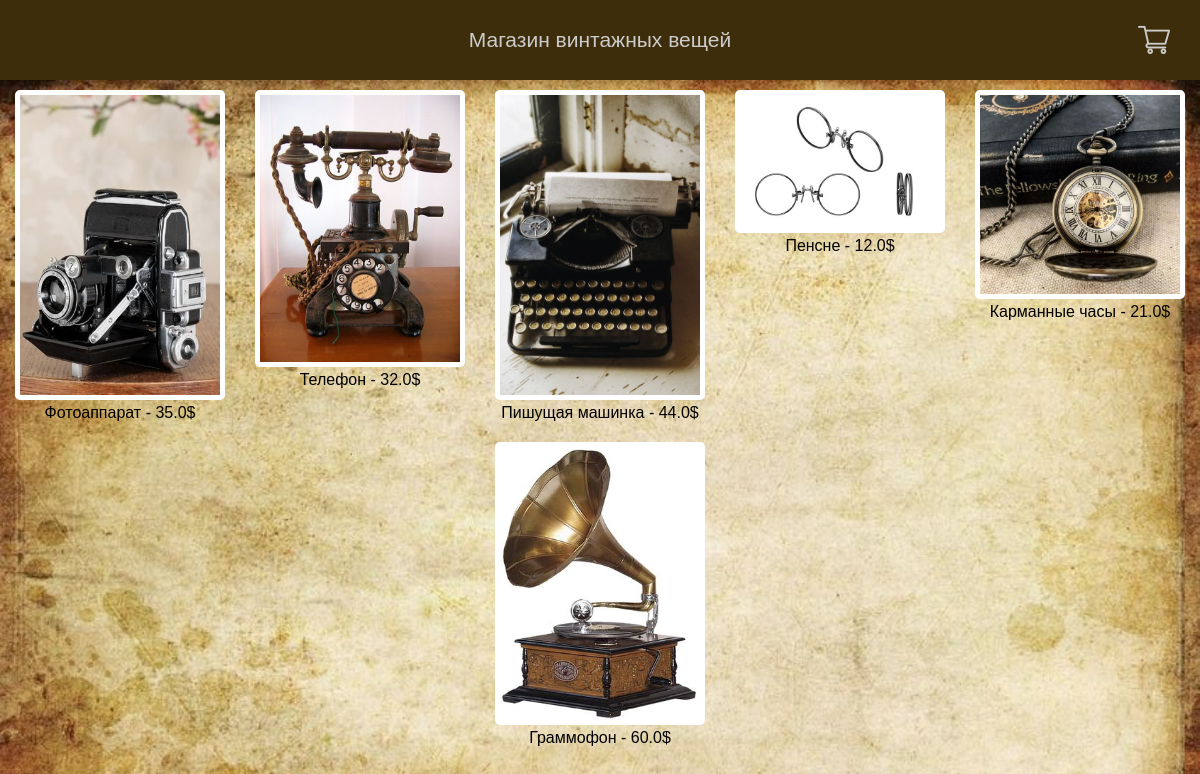
The page / on the database its author committed.
### shop/models.py (models this page shows)
class Offers(models.Model):
    name = models.CharField(null=True, blank=True,max_length=100, verbose_name='Название')
    description = models.TextField(null=True, blank=True, verbose_name='Описание')
    image = models.ImageField(upload_to="gallery", verbose_name='Изображение')
    price = models.FloatField(null=True, blank=True, verbose_name='Цена')
    class Meta:
        verbose_name_plural = 'Товары'
        verbose_name = 'Товар'
        ordering = ['-name']

### shop/views.py (the view)
# urls.py: path('', index, name='index'),
def index(request):
    offers = Offers.objects.all()
    context = {'offers': offers}
    return render(request, 'index.html', context)

### shop/templates/index.html (shortened to what this page needs)
{% extends 'base.html' %}
{% block content %}
<div class="offers-wrapper">
{% for offer in offers %}
<div class="offer-wrapper">
    <div class="offer-img" title="Добавить в корзину">
        <img src="{{ offer.image.url }}" alt="">
    </div>
    {{ offer.name }} - <span class="price">{{ offer.price }}</span>$
</div>
{% endfor %}
</div>
{% endblock %}

### shop/templates/base.html (shortened to what this page needs)
{% load static %}
<!DOCTYPE html>
<html lang="en">
<head>
    <link rel="stylesheet" href="{% static 'style.css' %}">
</head>
<body>
    <header>
        <div class="header-title">
            Магазин винтажных вещей
        </div>
        <div class="cart">
            <img src="{% static 'shopping-cart.png' %}">
        </div>
    </header>
    <div class="main-content">
        {% block content %}
        {% endblock %}
    </div>
</body>
</html>

### shop/static/style.css (style rules this page uses)
html { height: 100%; }
body { height: 100%; font-family: sans-serif; margin: 0; }
header { background: #3d2d0a; color: #cccccc; display: flex; align-items: center; justify-content: center; height: 80px; }
.header-title { font-size: 21px; }
.cart { position: absolute; right: 30px; cursor: pointer; display: flex; align-items: center; }
.main-content { height: calc(100% - 80px); position: relative; }
.offers-wrapper { position: relative; color: black; display: flex; flex-wrap: wrap; justify-content: space-around; text-align: center; }
.offer-wrapper { margin: 10px; cursor: pointer; }
.offer-img img { width: 200px; min-height: 100%; border: 5px solid white; border-radius: 5px; }

### rows shown on the page
Offers: image (picture), name "Фотоаппарат", price "35.0"
Offers: image (picture), name "Телефон", price "32.0"
Offers: image (picture), name "Пишущая машинка", price "44.0"
Offers: image (picture), name "Пенсне", price "12.0"
Offers: image (picture), name "Карманные часы", price "21.0"
Offers: image (picture), name "Граммофон", price "60.0"
